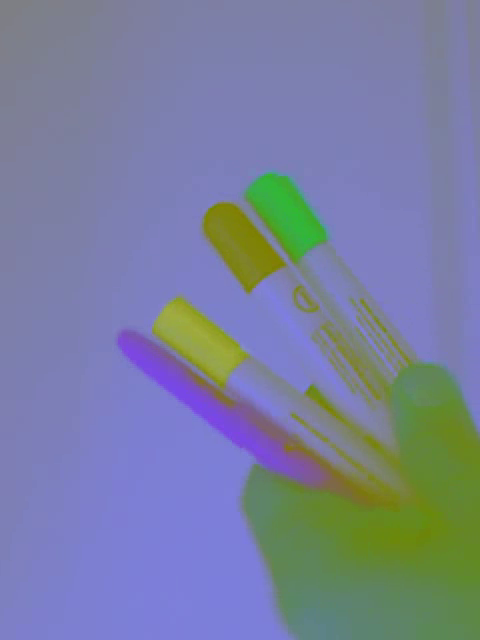
#> input picture frame 31 of Aula 1 - Imagens/saida.mp4, 480 x 640 px, given in place of original.mp4, which was not available
$ python resize_video.py
#> lines starting #> are read from the running program, lines starting #| are printed output that depends on the picture
import cv2
import numpy as np


video = cv2.VideoCapture("original.mp4")
video_resize = cv2.VideoWriter("video_resize.mp4", cv2.VideoWriter_fourcc(*'mp4v'), 30, (512,288))

while True:
    (sucesso, frame) = video.read()
#> frame is the input picture: shape (640, 480, 3); mean B, G, R 157.6, 127.9, 120.7

    if not sucesso:
        break

    b = cv2.resize(frame,(512,288),fx=0,fy=0, interpolation = cv2.INTER_CUBIC)
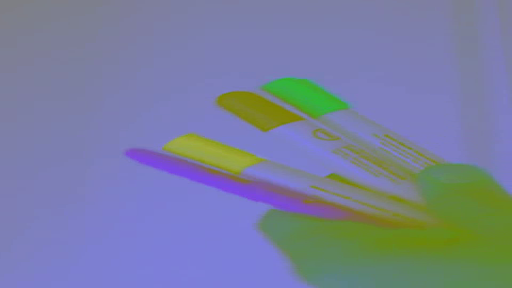
#> b: shape (288, 512, 3); mean B, G, R 157.6, 127.9, 120.7
    video_resize.write(b)

    if cv2.waitKey(1) & 0xFF == ord("S"):
#> (key Esc is pressed here)
        break

    # numero+=1
    # FPS
    # sleep(0.01)


video_resize.release()
cv2.destroyAllWindows()

$ run again, starting later in the video
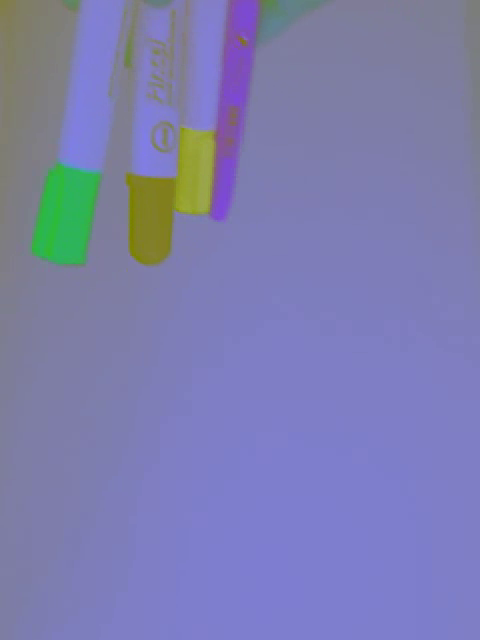
#> input picture frame 139 of Aula 1 - Imagens/saida.mp4, 480 x 640 px, given in place of original.mp4, which was not available
#> frame is the input picture: shape (640, 480, 3); mean B, G, R 174.9, 126.1, 125
#> `b = cv2.resize(frame,(512,288),fx=0,fy=0, interpolation = cv2.INTER_CU..`:
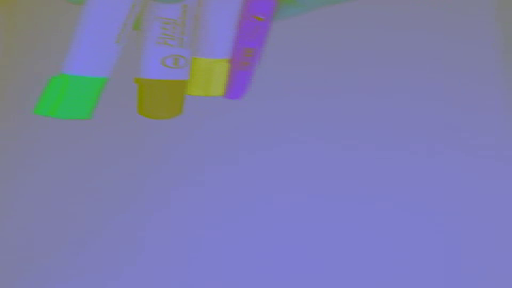
#> b: shape (288, 512, 3); mean B, G, R 174.9, 126.1, 125

$ run again, starting later in the video
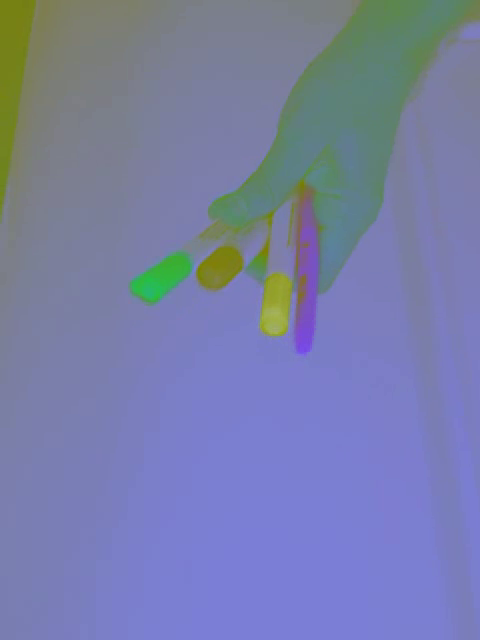
#> input picture frame 248 of Aula 1 - Imagens/saida.mp4, 480 x 640 px, given in place of original.mp4, which was not available
#> frame is the input picture: shape (640, 480, 3); mean B, G, R 167.3, 126.7, 119.9
#> `b = cv2.resize(frame,(512,288),fx=0,fy=0, interpolation = cv2.INTER_CU..`:
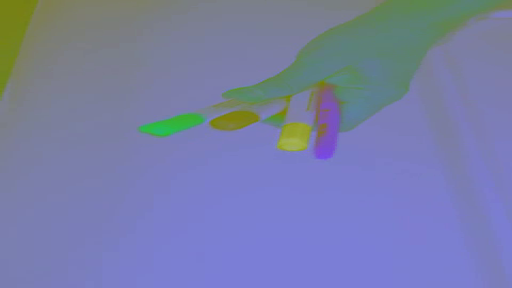
#> b: shape (288, 512, 3); mean B, G, R 167.3, 126.7, 119.9
